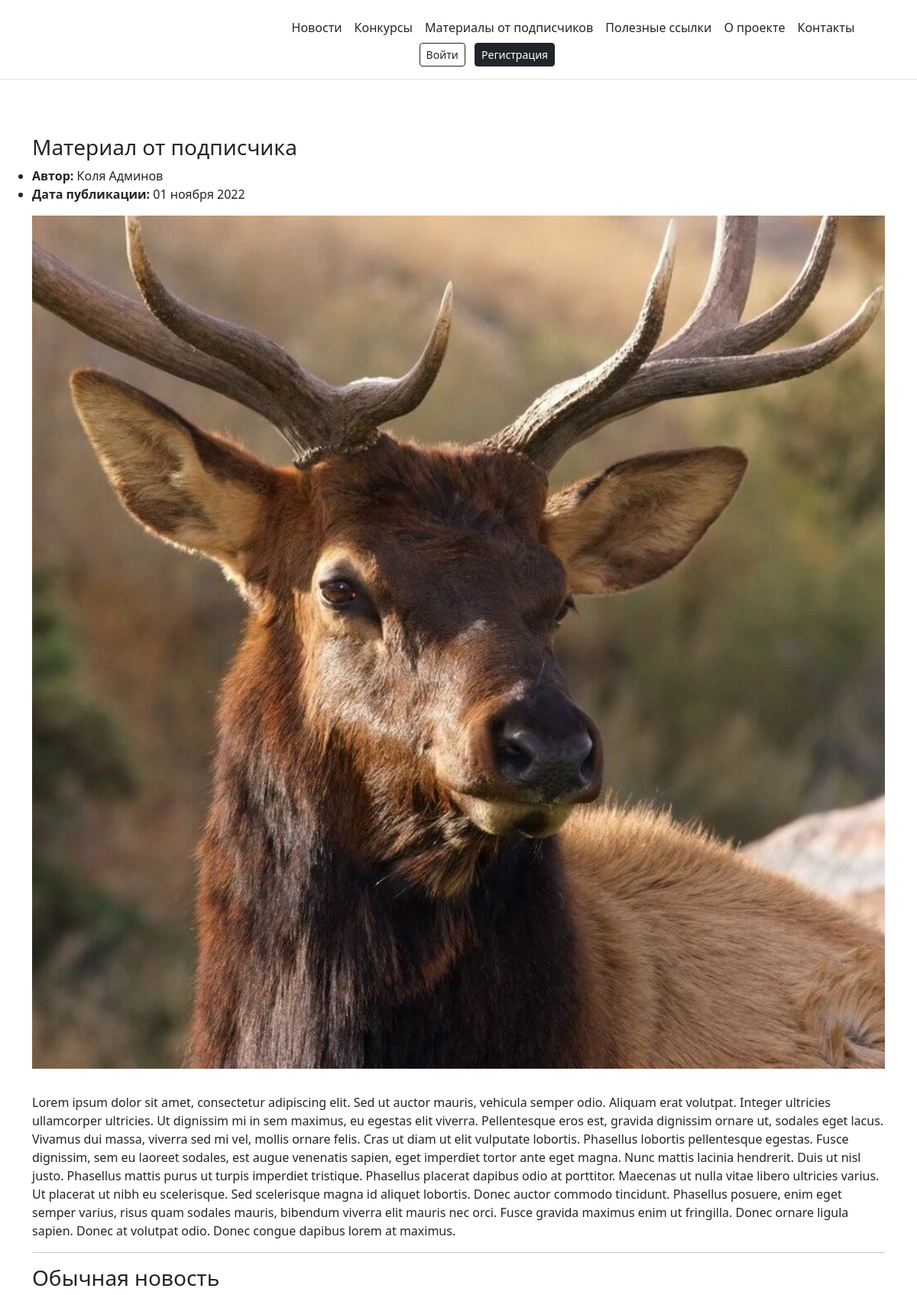
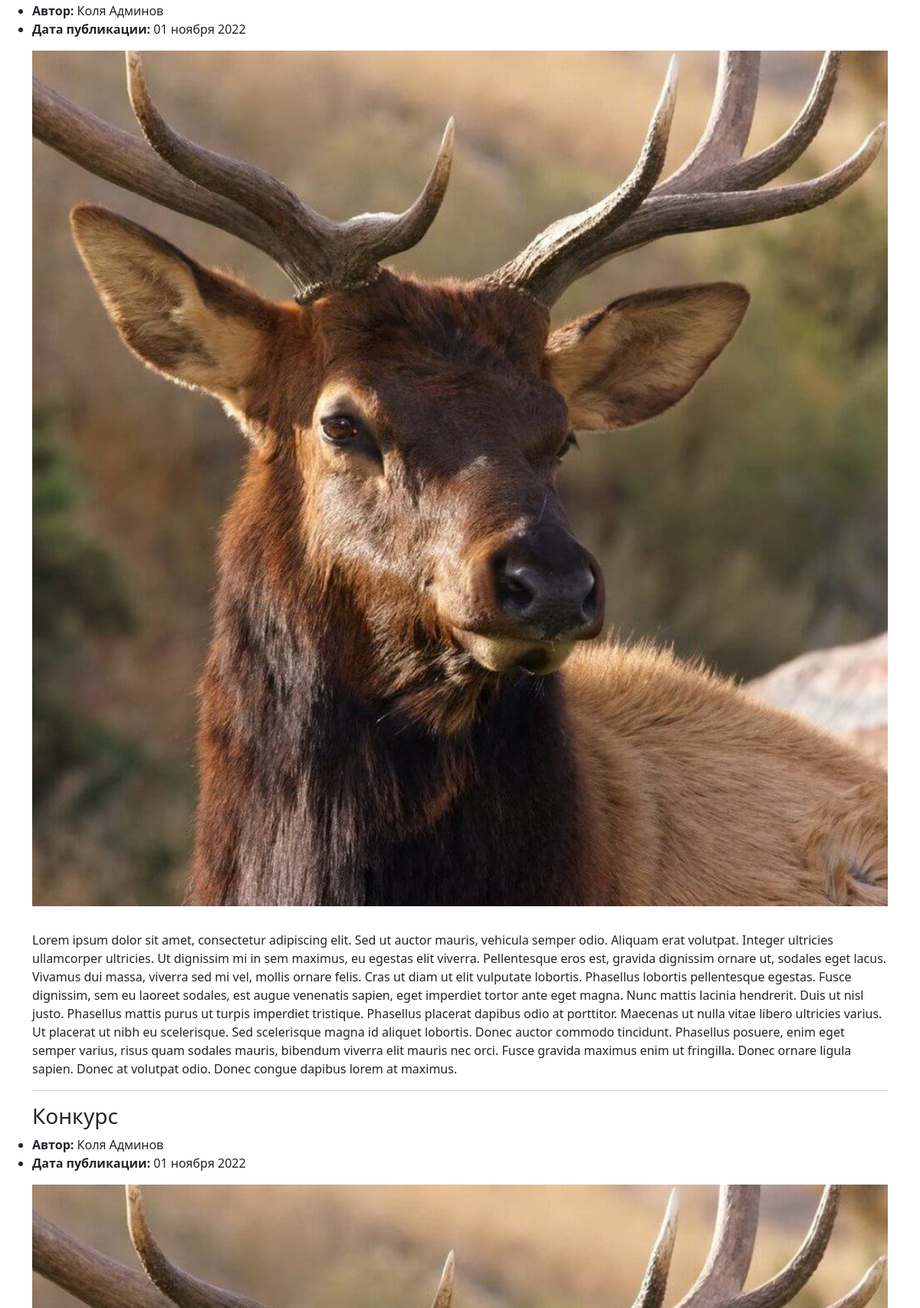
The page / (upper part) on the database its author committed (2 pictures, top to bottom).
### posts/models.py (models this page shows)
class Post(models.Model):
    class PostType(models.TextChoices):
        SUBSCRIBERS = 'материал от подписчиков'
        COMPETITION = 'конкурс'
        BASE_POST = 'общий пост'
    title = models.CharField(max_length=256)
    text = models.TextField()
    pub_date = models.DateTimeField(auto_now_add=True)
    author = models.ForeignKey(
        User,
        on_delete=models.CASCADE,
        related_name='posts'
    )
    image = models.ImageField(
        'Картинка',
        upload_to='posts/',
        blank=True
    )
    post_type = models.TextField(
        choices=PostType.choices,
        default='общий пост',
    )

### posts/views.py (the view)
# urls.py: path('', views.index, name='index'),
def index(request):
    posts = Post.objects.order_by('-pub_date')[:10]
    context = {
        'posts': posts,
    }
    return render(request, 'posts/index.html', context)

### templates/posts/index.html
{% extends 'base.html' %}
{% block content %}
    {% include 'posts/post_list.html' %}
{% endblock %}

### templates/posts/post_detail.html
{% load thumbnail %}
{% block content %}
    <article>
        <h3>{{ post.title }}</h3>
        <ul style="padding-left: 0">
            <li>
                <b>Автор:</b> {{ post.author.get_full_name }}
            </li>
            <li>
                <b>Дата публикации:</b> {{ post.pub_date|date:"d E Y" }}
            </li>
            {% thumbnail post.image "960x339" crop="center" upscale=True as im %}
                <img class="card-img my-3" src="{{ im.url }}" alt="Изображение" style="margin: 0;">
            {% endthumbnail %}
        </ul>
        <p>{{ post.text }}</p>
        {% if not forloop.last %}
            <hr>{% endif %}
    </article>
{% endblock %}

### rows shown on the page
Post: title "Материал от подписчика", author.get_full_name "Коля Админов", pub_date "01 ноября 2022", text "Lorem ipsum dolor sit amet, consectetur adipiscing elit. Sed ut auctor mauris, vehicula semper odio. Aliquam erat volutpat. Integer ultricies ullamcorper ultricies. Ut dignissim mi in sem maximus, eu egestas elit viverra. Pellentesque eros est, gravida dignissim ornare ut, sodales eget lacus. Vivamus dui massa, viverra sed mi vel, mollis ornare felis. Cras ut diam ut elit vulputate lobortis. Phasellus lobortis pellentesque egestas. Fusce dignissim, sem eu laoreet sodales, est augue venenatis sapien, eget imperdiet tortor ante eget magna. Nunc mattis lacinia hendrerit. Duis ut nisl justo. Phasellus mattis purus ut turpis imperdiet tristique. Phasellus placerat dapibus odio at porttitor.…"
Post: title "Обычная новость", author.get_full_name "Коля Админов", pub_date "01 ноября 2022", text "Lorem ipsum dolor sit amet, consectetur adipiscing elit. Sed ut auctor mauris, vehicula semper odio. Aliquam erat volutpat. Integer ultricies ullamcorper ultricies. Ut dignissim mi in sem maximus, eu egestas elit viverra. Pellentesque eros est, gravida dignissim ornare ut, sodales eget lacus. Vivamus dui massa, viverra sed mi vel, mollis ornare felis. Cras ut diam ut elit vulputate lobortis. Phasellus lobortis pellentesque egestas. Fusce dignissim, sem eu laoreet sodales, est augue venenatis sapien, eget imperdiet tortor ante eget magna. Nunc mattis lacinia hendrerit. Duis ut nisl justo. Phasellus mattis purus ut turpis imperdiet tristique. Phasellus placerat dapibus odio at porttitor.…"
Post: title "Конкурс", author.get_full_name "Коля Админов", pub_date "01 ноября 2022"
